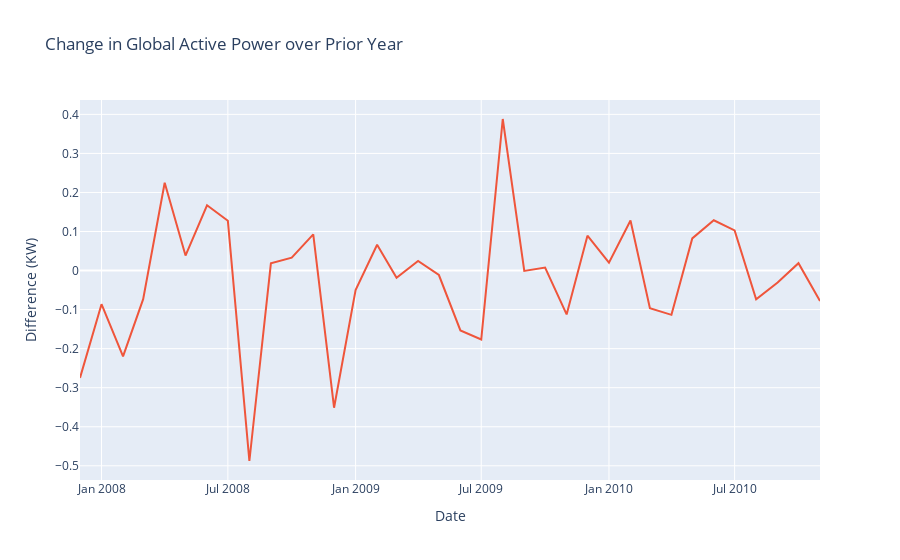

The notebook cell this image was saved under:
### Markdown cell above
**Come back to this later**

### Code cell
# Plotting the train and test sets
fig = go.Figure()
fig.add_trace(go.Scatter(x=train.index, y=train, mode='lines', name="Train"))
fig.add_trace(go.Scatter(x=test.index, y=test, mode='lines', name="Test"))
fig.update_layout(
    yaxis_title="Difference (KW)", 
    xaxis_title="Date",
    title="Change in Global Active Power over Prior Year"
)
fig.show()

### Figure 1 — Plotly figure (JSON) as saved in the notebook; plotly's stock layout.template omitted (floating-point values rounded to 4 significant figures)
{"data": [{"mode": "lines", "name": "Train", "type": "scatter", "x": [], "y": []}, {"mode": "lines", "name": "Test", "type": "scatter", "x": ["2007-12-01T00:00:00", "2008-01-01T00:00:00", "2008-02-01T00:00:00", "2008-03-01T00:00:00", "2008-04-01T00:00:00", "2008-05-01T00:00:00", "2008-06-01T00:00:00", "2008-07-01T00:00:00", "2008-08-01T00:00:00", "2008-09-01T00:00:00", "2008-10-01T00:00:00", "2008-11-01T00:00:00", "2008-12-01T00:00:00", "2009-01-01T00:00:00", "2009-02-01T00:00:00", "2009-03-01T00:00:00", "2009-04-01T00:00:00", "2009-05-01T00:00:00", "2009-06-01T00:00:00", "2009-07-01T00:00:00", "2009-08-01T00:00:00", "2009-09-01T00:00:00", "2009-10-01T00:00:00", "2009-11-01T00:00:00", "2009-12-01T00:00:00", "2010-01-01T00:00:00", "2010-02-01T00:00:00", "2010-03-01T00:00:00", "2010-04-01T00:00:00", "2010-05-01T00:00:00", "2010-06-01T00:00:00", "2010-07-01T00:00:00", "2010-08-01T00:00:00", "2010-09-01T00:00:00", "2010-10-01T00:00:00", "2010-11-01T00:00:00"], "y": [-0.2748, -0.08611, -0.2197, -0.07329, 0.2248, 0.03842, 0.1673, 0.1274, -0.4877, 0.01836, 0.03286, 0.09259, -0.3513, -0.04972, 0.06618, -0.0186, 0.02472, -0.01143, -0.1533, -0.1767, 0.3881, -0.0008395, 0.007718, -0.1123, 0.08923, 0.02032, 0.1283, -0.09666, -0.1134, 0.08243, 0.1289, 0.1029, -0.07384, -0.0304, 0.01891, -0.07789]}], "layout": {"title": {"text": "Change in Global Active Power over Prior Year"}, "xaxis": {"title": {"text": "Date"}}, "yaxis": {"title": {"text": "Difference (KW)"}}}}
